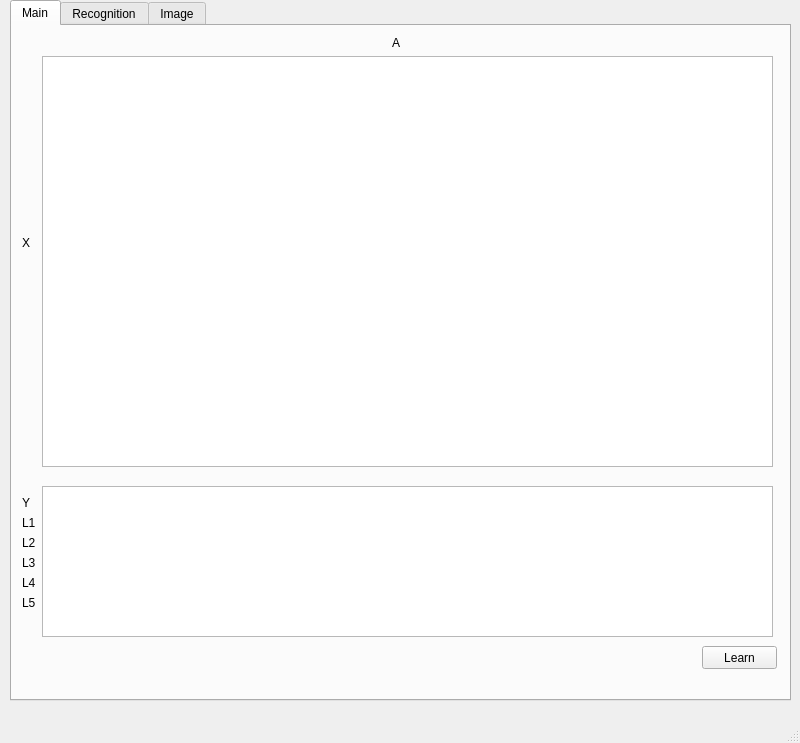
<?xml version="1.0" encoding="UTF-8"?>
<ui version="4.0">
 <class>MainWindow</class>
 <widget class="QMainWindow" name="MainWindow">
  <property name="geometry">
   <rect>
    <x>0</x>
    <y>0</y>
    <width>800</width>
       <height>743</height>
   </rect>
  </property>
  <property name="windowTitle">
      <string>Perceptron</string>
  </property>
  <widget class="QWidget" name="centralwidget">
   <widget class="QTabWidget" name="tabs">
    <property name="geometry">
     <rect>
      <x>10</x>
         <y>0</y>
      <width>781</width>
         <height>701</height>
     </rect>
    </property>
    <property name="currentIndex">
     <number>0</number>
    </property>
       <widget class="QWidget" name="main_tab">
           <attribute name="title">
               <string>Main</string>
           </attribute>
           <widget class="QTableView" name="a_table">
               <property name="geometry">
                   <rect>
                       <x>30</x>
                       <y>30</y>
                       <width>731</width>
                       <height>411</height>
                   </rect>
               </property>
               <attribute name="horizontalHeaderVisible">
                   <bool>false</bool>
               </attribute>
               <attribute name="horizontalHeaderMinimumSectionSize">
                   <number>20</number>
               </attribute>
               <attribute name="horizontalHeaderDefaultSectionSize">
                   <number>20</number>
               </attribute>
               <attribute name="verticalHeaderVisible">
                   <bool>false</bool>
               </attribute>
               <attribute name="verticalHeaderMinimumSectionSize">
                   <number>15</number>
               </attribute>
               <attribute name="verticalHeaderDefaultSectionSize">
                   <number>15</number>
               </attribute>
           </widget>
           <widget class="QTableView" name="out_table">
               <property name="geometry">
                   <rect>
                       <x>30</x>
                       <y>460</y>
                       <width>731</width>
                       <height>151</height>
                   </rect>
               </property>
               <attribute name="horizontalHeaderVisible">
                   <bool>false</bool>
               </attribute>
               <attribute name="horizontalHeaderMinimumSectionSize">
                   <number>30</number>
               </attribute>
               <attribute name="horizontalHeaderDefaultSectionSize">
                   <number>30</number>
               </attribute>
               <attribute name="verticalHeaderVisible">
                   <bool>false</bool>
               </attribute>
               <attribute name="verticalHeaderMinimumSectionSize">
                   <number>20</number>
               </attribute>
               <attribute name="verticalHeaderDefaultSectionSize">
                   <number>20</number>
               </attribute>
           </widget>
           <widget class="QLabel" name="label">
               <property name="geometry">
                   <rect>
                       <x>380</x>
                       <y>10</y>
                       <width>47</width>
                       <height>13</height>
                   </rect>
               </property>
               <property name="text">
                   <string>A</string>
               </property>
           </widget>
           <widget class="QLabel" name="label_2">
               <property name="geometry">
                   <rect>
                       <x>10</x>
                       <y>210</y>
                       <width>47</width>
                       <height>13</height>
                   </rect>
               </property>
               <property name="text">
                   <string>X</string>
               </property>
           </widget>
           <widget class="QLabel" name="sum_label">
               <property name="geometry">
                   <rect>
                       <x>10</x>
                       <y>750</y>
                       <width>621</width>
                       <height>16</height>
                   </rect>
               </property>
               <property name="text">
                   <string/>
               </property>
           </widget>
           <widget class="QLabel" name="label_4">
               <property name="geometry">
                   <rect>
                       <x>10</x>
                       <y>470</y>
                       <width>47</width>
                       <height>13</height>
                   </rect>
               </property>
               <property name="text">
                   <string>Y</string>
               </property>
           </widget>
           <widget class="QLabel" name="label_5">
               <property name="geometry">
                   <rect>
                       <x>10</x>
                       <y>490</y>
                       <width>47</width>
                       <height>13</height>
                   </rect>
               </property>
               <property name="text">
                   <string>L1</string>
               </property>
           </widget>
           <widget class="QLabel" name="label_6">
               <property name="geometry">
                   <rect>
                       <x>10</x>
                       <y>510</y>
                       <width>47</width>
                       <height>13</height>
                   </rect>
               </property>
               <property name="text">
                   <string>L2</string>
               </property>
           </widget>
           <widget class="QLabel" name="label_7">
               <property name="geometry">
                   <rect>
                       <x>10</x>
                       <y>530</y>
                       <width>47</width>
                       <height>13</height>
                   </rect>
               </property>
               <property name="text">
                   <string>L3</string>
               </property>
           </widget>
           <widget class="QLabel" name="label_8">
               <property name="geometry">
                   <rect>
                       <x>10</x>
                       <y>550</y>
                       <width>47</width>
                       <height>13</height>
                   </rect>
               </property>
               <property name="text">
                   <string>L4</string>
               </property>
           </widget>
           <widget class="QLabel" name="label_9">
               <property name="geometry">
                   <rect>
                       <x>10</x>
                       <y>570</y>
                       <width>47</width>
                       <height>13</height>
                   </rect>
               </property>
               <property name="text">
                   <string>L5</string>
               </property>
           </widget>
           <widget class="QPushButton" name="learn_button">
               <property name="geometry">
                   <rect>
                       <x>690</x>
                       <y>620</y>
                       <width>75</width>
                       <height>23</height>
                   </rect>
               </property>
               <property name="text">
                   <string>Learn</string>
               </property>
           </widget>
       </widget>
    <widget class="QWidget" name="image_tab">
     <attribute name="title">
         <string>Recognition</string>
     </attribute>
     <widget class="QPushButton" name="load_image_button">
      <property name="geometry">
       <rect>
        <x>10</x>
        <y>30</y>
        <width>75</width>
        <height>23</height>
       </rect>
      </property>
      <property name="text">
       <string>Load image</string>
      </property>
     </widget>
     <widget class="QLabel" name="image_label">
      <property name="geometry">
       <rect>
        <x>330</x>
        <y>0</y>
        <width>111</width>
        <height>101</height>
       </rect>
      </property>
      <property name="text">
       <string/>
      </property>
     </widget>
     <widget class="QTableView" name="image_table">
      <property name="geometry">
       <rect>
        <x>10</x>
        <y>110</y>
        <width>751</width>
           <height>511</height>
       </rect>
      </property>
      <attribute name="horizontalHeaderVisible">
       <bool>false</bool>
      </attribute>
      <attribute name="horizontalHeaderMinimumSectionSize">
       <number>15</number>
      </attribute>
      <attribute name="horizontalHeaderDefaultSectionSize">
       <number>15</number>
      </attribute>
      <attribute name="verticalHeaderVisible">
       <bool>false</bool>
      </attribute>
      <attribute name="verticalHeaderMinimumSectionSize">
       <number>15</number>
      </attribute>
      <attribute name="verticalHeaderDefaultSectionSize">
       <number>15</number>
      </attribute>
     </widget>
    </widget>
       <widget class="QWidget" name="tab">
           <attribute name="title">
               <string>Image</string>
           </attribute>
       </widget>
   </widget>
  </widget>
  <widget class="QMenuBar" name="menubar">
   <property name="geometry">
    <rect>
     <x>0</x>
     <y>0</y>
     <width>800</width>
     <height>21</height>
    </rect>
   </property>
  </widget>
  <widget class="QStatusBar" name="statusbar"/>
 </widget>
 <resources/>
 <connections>
  <connection>
   <sender>load_image_button</sender>
   <signal>clicked()</signal>
   <receiver>MainWindow</receiver>
   <slot>load_image()</slot>
   <hints>
    <hint type="sourcelabel">
     <x>75</x>
     <y>87</y>
    </hint>
    <hint type="destinationlabel">
     <x>287</x>
     <y>23</y>
    </hint>
   </hints>
  </connection>
     <connection>
         <sender>learn_button</sender>
         <signal>clicked()</signal>
         <receiver>MainWindow</receiver>
         <slot>learn_perceptron()</slot>
         <hints>
             <hint type="sourcelabel">
                 <x>748</x>
                 <y>811</y>
             </hint>
             <hint type="destinationlabel">
                 <x>637</x>
                 <y>29</y>
             </hint>
         </hints>
     </connection>
 </connections>
 <slots>
  <slot>load_image()</slot>
     <slot>learn_perceptron()</slot>
 </slots>
</ui>
